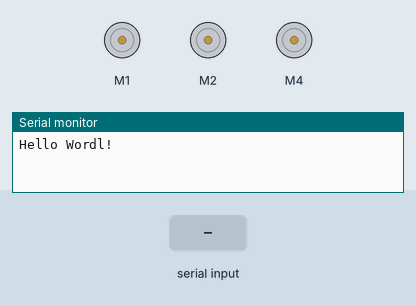
This sketch was run on a simulated Arduino Uno, built with avr-gcc and run on an emulated ATmega328P. On the bench: 3 × DC motor (green arrow = forward, orange = backward, longer = faster), the last lines printed to the serial monitor. The inputs (shaded band) are chosen by the test bench.

Above: at 1.2 s.
1.3 s: "left" received over the second serial link
At 2.1 s:
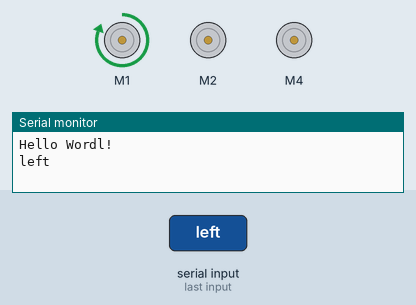
2.8 s: "right" received over the second serial link
At 3.2 s:
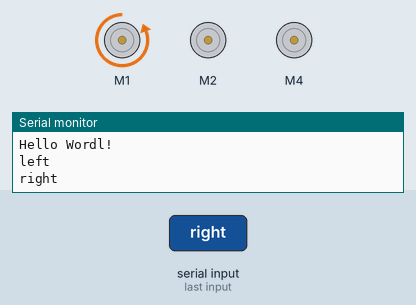
4.3 s: "up" received over the second serial link
At 5.5 s:
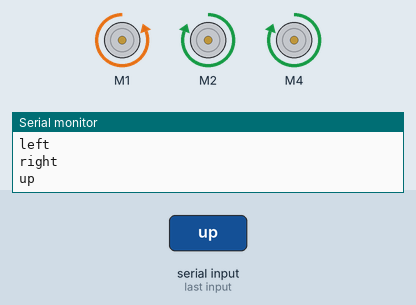
5.8 s: "down" received over the second serial link
At 6.7 s:
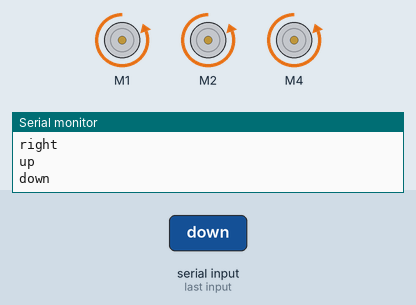
7.3 s: "disable_front" received over the second serial link
At 7.9 s:
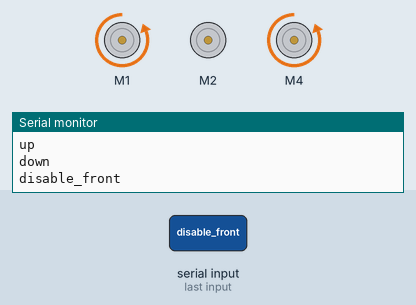
8.8 s: "left" received over the second serial link
At 10.2 s:
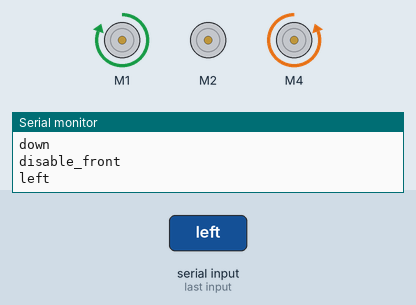
Timing chart, 0 to 11.3 s (numbered marks = the images above; inputs shaded):
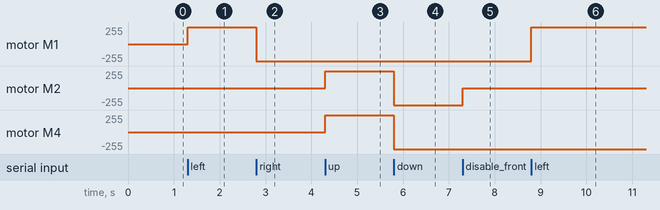

Measured:
- after the input at 1.3 s, motor M1: stopped → forward 255/255 at once
- after the input at 2.8 s, motor M1: forward 255/255 → backward 255/255 at once
- after the input at 4.3 s, motor M2, motor M4: stopped → forward 255/255 at once
- after the input at 5.8 s, motor M2, motor M4: forward 255/255 → backward 255/255 at once
- after the input at 7.3 s, motor M2: backward 255/255 → stopped at once
- after the input at 8.8 s, motor M1: backward 255/255 → forward 255/255 at once

The sketch:

RC_Car.ino
```cpp
#include <SoftwareSerial.h>

#include "MotorSteerWheel.h"
#include "MotorDriveWheel.h"

#define rxPin 15
#define txPin 14

SoftwareSerial bluetooth(rxPin, txPin); // RX, TX

String message; // sent message

MotorSteerWheel steeringMotor(1, 255);
MotorDriveWheel frontWheel(2, 255);
MotorDriveWheel backWheel(4, 255);

void setup() {
  Serial.begin(115200);
  Serial.println("Hello Wordl!");

  bluetooth.begin(115200);
  bluetooth.println("Hello world (BT)");

}

void loop() {

  char letter;
  message = "";
  while (bluetooth.available()) {
    letter = bluetooth.read();
    message += letter;
  }

  if (message == "")
    return;
  Serial.println(message);

  if (message == "left") {
    steeringMotor.setDirection(STEER_LEFT);
  } else if (message == "right") {
    steeringMotor.setDirection(STEER_RIGHT);
  }

  if (message == "up") {
    frontWheel.setDirection(DRIVE_FORWARD);
    backWheel.setDirection(DRIVE_FORWARD);
  } else if (message == "down") {
    frontWheel.setDirection(DRIVE_BACKWARD);
    backWheel.setDirection(DRIVE_BACKWARD);
  }

  if (message == "disable_front") {
    frontWheel.setEnable(false);
  } else if (message == "enable_front") {
    frontWheel.setEnable(true);
  }


  if (message == "disable_back") {
    backWheel.setEnable(false);
  } else if (message == "enable_back") {
    backWheel.setEnable(true);
  }

}
```

MotorDriveWheel.cpp
```cpp
#include "MotorDriveWheel.h"

MotorDriveWheel::MotorDriveWheel(int pin, int speed) {
  m_motorPin = pin;

  m_motor = new AF_DCMotor(pin);

  m_direction = DRIVE_STOP;

  m_enable = true;

  setSpeed(speed);

}

MotorDriveWheel::~MotorDriveWheel() {
  delete m_motor;
  m_motor = nullptr;
}

void MotorDriveWheel::setSpeed(int speed) {
  m_motor->setSpeed(speed);
}

void MotorDriveWheel::setDirection(int direction) {
  if (m_direction == direction){
    m_direction = DRIVE_STOP;
  }else
    m_direction = direction;

  update();
}

void MotorDriveWheel::setEnable(bool enable){
  m_enable = enable;
  update();
}

void MotorDriveWheel::update() {
  int setting;

  switch (m_direction) {
    case DRIVE_FORWARD:
      setting = FORWARD;
      break;
    case DRIVE_BACKWARD:
      setting = BACKWARD;
      break;
    default:
      setting = RELEASE;
      break;
  }

  if(m_enable == false)
    setting = RELEASE;

  m_motor->run(setting);

}
```

MotorDriveWheel.h
```cpp
#include <AFMotor.h>

#define DRIVE_FORWARD 0
#define DRIVE_BACKWARD 1
#define DRIVE_STOP 2

class MotorDriveWheel {

  private:

    void update();

    int m_motorPin;
    int m_direction;

    AF_DCMotor* m_motor;

    bool m_enable;

  public:

    MotorDriveWheel(int pin, int speed);
    ~MotorDriveWheel();

    void setEnable(bool enable);
    void setSpeed(int speed);
    void setDirection(int direction);

};
```

MotorSteerWheel.cpp
```cpp
#include "MotorSteerWheel.h"

MotorSteerWheel::MotorSteerWheel(int pin, int speed) {
  m_motorPin = pin;

  m_motor = new AF_DCMotor(pin);

  m_direction = STEER_STRAIGHT;

  setSpeed(speed);

}

MotorSteerWheel::~MotorSteerWheel() {
  delete m_motor;
  m_motor = nullptr;
}

void MotorSteerWheel::setSpeed(int speed) {
  m_motor->setSpeed(speed);
}

void MotorSteerWheel::setDirection(int direction) {
  if (m_direction == direction){
    m_direction = STEER_STRAIGHT;
  }else
    m_direction = direction;

  update();
}

void MotorSteerWheel::update() {
  int setting;

  switch (m_direction) {
    case STEER_LEFT:
      setting = FORWARD;
      break;
    case STEER_RIGHT:
      setting = BACKWARD;
      break;
    default:
      setting = RELEASE;
      break;
  }

  m_motor->run(setting);

}
```

MotorSteerWheel.h
```cpp
#include <AFMotor.h>

#define STEER_LEFT 0
#define STEER_RIGHT 1
#define STEER_STRAIGHT 2

class MotorSteerWheel {

  private:

    void update();

    int m_motorPin;
    int m_direction;

    AF_DCMotor* m_motor;

  public:

    MotorSteerWheel(int pin, int speed);
    ~MotorSteerWheel();

    void setSpeed(int speed);
    void setDirection(int direction);

};
```
